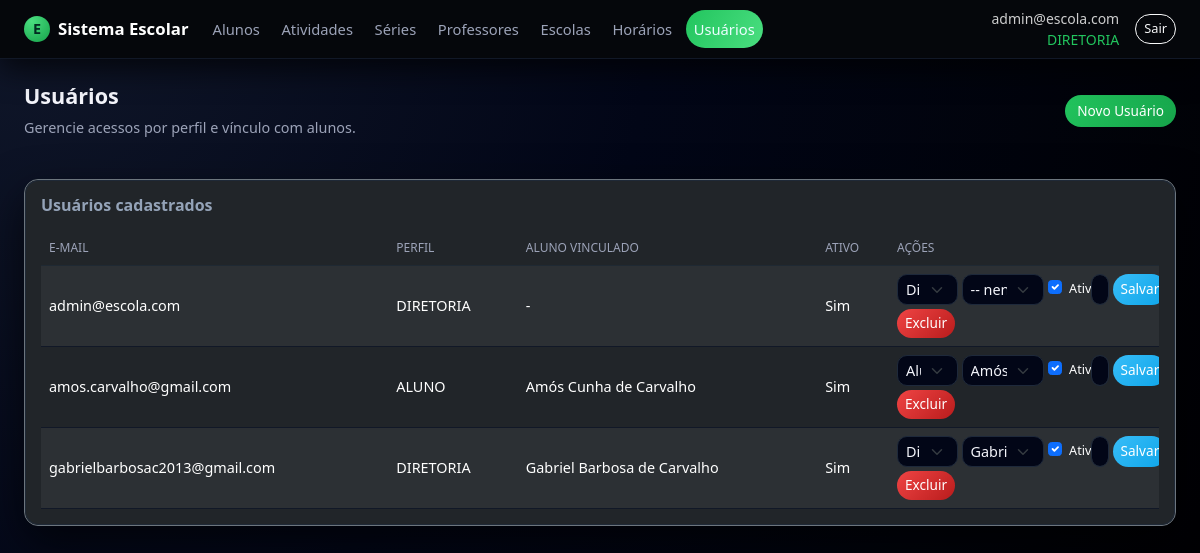
The app's page /usuarios/ (signed in), older data.
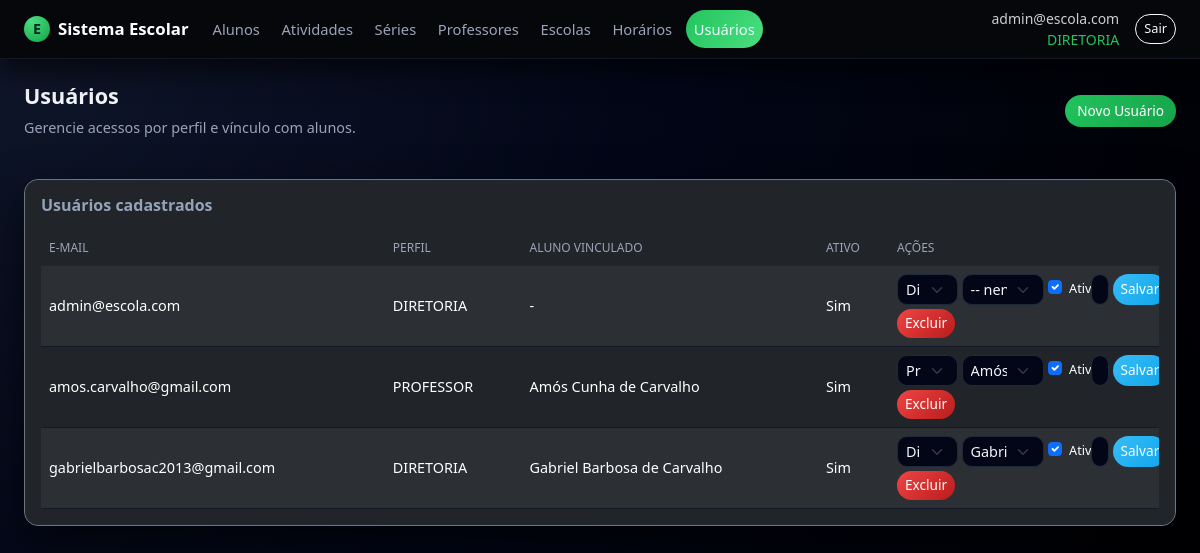
The same page, newer data.
### app.py (models this page shows, shortened)
class Usuario(db.Model, UserMixin):
    __tablename__ = "usuario"
    id = db.Column(db.Integer, primary_key=True)
    email = db.Column(db.String(120), unique=True, nullable=False)
    senha_hash = db.Column(db.String(255), nullable=False)
    papel = db.Column(db.String(30), nullable=False, default="ALUNO")
    ativo = db.Column(db.Boolean, nullable=False, default=True)
    created_at = db.Column(db.DateTime, nullable=False, default=datetime.utcnow)
    aluno_id = db.Column(db.Integer, db.ForeignKey("aluno.id"), nullable=True)
    aluno = db.relationship("Aluno", lazy="joined")
    def papel_upper(self):
        return (self.papel or "").upper()
    def is_diretoria(self):
        return self.papel_upper() == "DIRETORIA"

class Aluno(db.Model):
    __tablename__ = "aluno"
    id = db.Column(db.Integer, primary_key=True)
    nome = db.Column(db.String(180), nullable=False)
    escola_id = db.Column(db.Integer, db.ForeignKey("escola.id"))
    serie_id = db.Column(db.Integer, db.ForeignKey("serie.id"))
    horario_id = db.Column(db.Integer, db.ForeignKey("horario.id"))
    telefone_cel = db.Column(db.String(30))
    telefone_fixo = db.Column(db.String(30))
    foto_path = db.Column(db.String(300))
    observacoes = db.Column(db.Text)
    naturalidade = db.Column(db.String(120))
    nacionalidade = db.Column(db.String(120))
    data_nascimento = db.Column(db.Date)
    idade = db.Column(db.Integer)
    sexo = db.Column(db.String(1))
    nome_pai = db.Column(db.String(180))
    nome_mae = db.Column(db.String(180))
    endereco = db.Column(db.String(200))
    numero = db.Column(db.String(20))
    bairro = db.Column(db.String(120))
    tem_dificuldade = db.Column(db.Boolean)
    qual_dificuldade = db.Column(db.String(255))
    toma_medicamento = db.Column(db.Boolean)
    qual_medicamento = db.Column(db.String(255))
    inicio_aulas = db.Column(db.Date)
    mensalidade_opcao = db.Column(db.String(60))
    escola = db.relationship("Escola", lazy="joined")
    serie = db.relationship("Serie", lazy="joined")
    horario = db.relationship("Horario", lazy="joined")

### app.py (the view)
@app.route("/usuarios/", methods=["GET"])
@login_required
def usuarios_list():
    if not current_user.is_diretoria():
        flash("Acesso restrito à DIRETORIA.", "warning")
        return redirect(url_for("index"))
    items = Usuario.query.order_by(Usuario.email.asc()).all()
    alunos = Aluno.query.order_by(Aluno.nome.asc()).all()
    return render_template("usuarios/listar.html", items=items, alunos=alunos)

### app.py (called while the page is built)
@login_manager.user_loader
def load_user(uid):
    return db.session.get(Usuario, int(uid))

@app.context_processor
def inject_can():
    return dict(can=can)

### templates/usuarios/listar.html (shortened to what this page needs)
{% extends "base.html" %}
{% block content %}
<div class="page-title-row mb-3">
  <div>
    <h2>Usuários</h2>
    <div class="subtitle">Gerencie acessos por perfil e vínculo com alunos.</div>
  </div>
  <div class="d-flex align-items-center gap-2">
    <button class="btn btn-success"
            type="button"
            data-bs-toggle="collapse"
            data-bs-target="#formNovoUsuario"
            aria-expanded="false"
            aria-controls="formNovoUsuario">
      Novo Usuário
    </button>
  </div>
</div>
<section class="card bg-dark border-secondary">
  <div class="card-body">
    <h5 class="card-title mb-3">Usuários cadastrados</h5>
    {% if items %}
      <div class="table-responsive">
        <table class="table table-dark table-striped align-middle">
          <thead>
            <tr>
              <th>E-mail</th>
              <th>Perfil</th>
              <th>Aluno vinculado</th>
              <th>Ativo</th>
              <th style="width: 270px;">Ações</th>
            </tr>
          </thead>
          <tbody>
          {% for u in items %}
            <tr>
              <td>{{ u.email }}</td>
              <td>{{ u.papel_upper() }}</td>
              <td>{{ u.aluno.nome if u.aluno else '-' }}</td>
              <td>{{ 'Sim' if u.ativo else 'Não' }}</td>
              <td>
                <form method="post"
                      action="{{ url_for('usuarios_editar', id=u.id) }}"
                      class="row g-1 align-items-center">
                  <div class="col-md-3">
                    <select name="papel" class="form-select form-select-sm">
                      <option value="DIRETORIA" {{ 'selected' if u.papel_upper()=='DIRETORIA' else '' }}>Diretoria</option>
                      <option value="PROFESSOR" {{ 'selected' if u.papel_upper()=='PROFESSOR' else '' }}>Professor</option>
                      <option value="ALUNO" {{ 'selected' if u.papel_upper()=='ALUNO' else '' }}>Aluno</option>
                    </select>
                  </div>
                  <div class="col-md-4">
                    <select name="aluno_id" class="form-select form-select-sm">
                      <option value="">-- nenhum --</option>
                      {% for a in alunos %}
                        <option value="{{ a.id }}" {{ 'selected' if u.aluno_id == a.id else '' }}>
                          {{ a.nome }}
                        </option>
                      {% endfor %}
                    </select>
                  </div>
                  <div class="col-md-2 d-flex align-items-center">
                    <div class="form-check">
                      <input class="form-check-input" type="checkbox" name="ativo"
                             id="ativo_{{ u.id }}" {{ 'checked' if u.ativo else '' }}>
                      <label class="form-check-label small" for="ativo_{{ u.id }}">Ativo</label>
                    </div>
                  </div>
                  <div class="col-md-3 d-flex gap-1">
                    <input type="password"
                           name="nova_senha"
                           class="form-control form-control-sm"
                           placeholder="Nova senha">
                    <button type="submit" class="btn btn-sm btn-primary">Salvar</button>
                  </div>
                </form>
                <form method="post"
                      action="{{ url_for('usuarios_excluir', id=u.id) }}"
                      class="mt-1"
                      onsubmit="return confirm('Confirma excluir este usuário?');">
                  <button type="submit" class="btn btn-sm btn-danger">Excluir</button>
                </form>
              </td>
            </tr>
          {% endfor %}
          </tbody>
        </table>
      </div>
    {% else %}
      <p class="text-muted mb-0">Nenhum usuário cadastrado.</p>
    {% endif %}
  </div>
</section>
{% endblock %}

Row changes from the older to the newer data that the page shows:
changed Usuario "amos.carvalho@gmail.com": papel_upper "ALUNO" → "PROFESSOR"; papel "Aluno" → "Professor"
